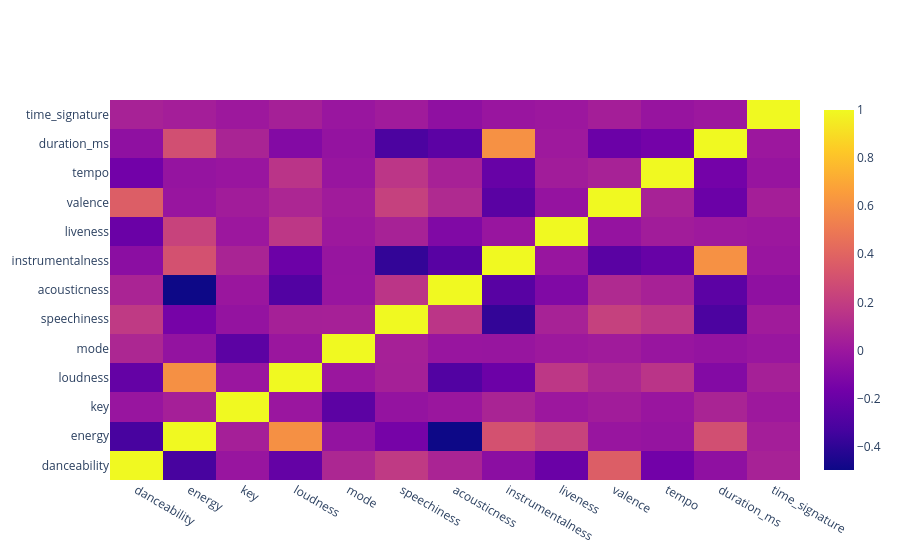

The cell this chart's notebook holds for it:
### Code cell
x=list(data.select_dtypes("number").corr().columns)
y=list(data.select_dtypes("number").corr().index)
values=np.array(data.select_dtypes("number").corr().values)
fig = go.Figure(data=go.Heatmap(
    z=values,
    x=x,
    y=y,
    hoverongaps = False))
fig.show()

### Figure 1 — Plotly figure (JSON) as saved in the notebook; plotly's stock layout.template omitted (floating-point values rounded to 4 significant figures; data arrays with more than 128 entries replaced by an {"elided": "..."} marker saying what was removed)
{"data": [{"hoverongaps": false, "type": "heatmap", "x": ["danceability", "energy", "key", "loudness", "mode", "speechiness", "acousticness", "instrumentalness", "liveness", "valence", "tempo", "duration_ms", "time_signature"], "y": ["danceability", "energy", "key", "loudness", "mode", "speechiness", "acousticness", "instrumentalness", "liveness", "valence", "tempo", "duration_ms", "time_signature"], "z": {"elided": "13x13 float values"}}], "layout": {}}
